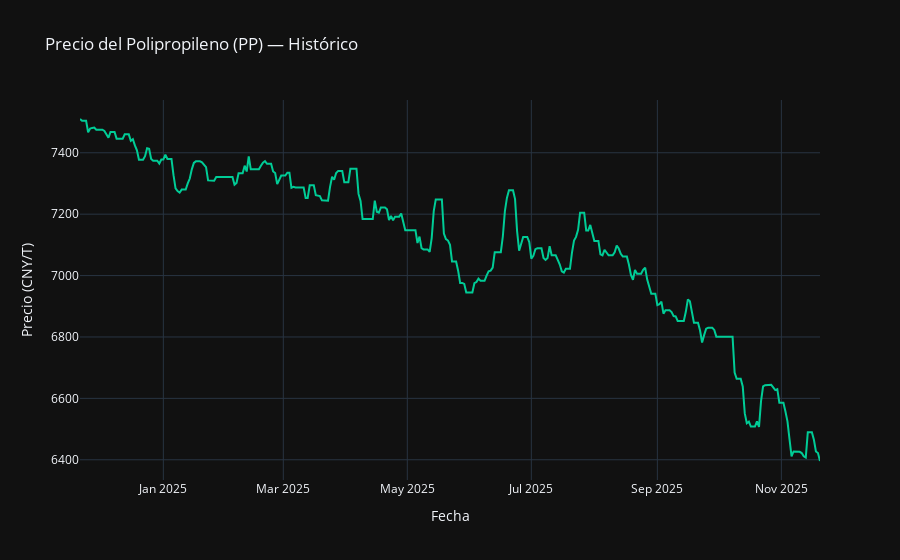

The notebook cell saved with this chart:
### Code cell
import plotly.graph_objects as go

# Crear la figura
fig = go.Figure()

# Graficar los datos históricos
# Nota: Usamos df.index en 'x' porque hiciste set_index('Date')
fig.add_trace(go.Scatter(
    x=df.index,
    y=df['Price'],
    mode='lines',
    name='Precio Histórico',
    line=dict(color='#00CC96', width=2) # Color verde cian
))



# Configuración del diseño (Layout)
fig.update_layout(
    title="Precio del Polipropileno (PP) — Histórico",
    xaxis_title="Fecha",
    yaxis_title="Precio (CNY/T)",
    template="plotly_dark",      # Fondo oscuro
    hovermode="x unified",       # Muestra el valor al pasar el ratón
    legend=dict(
        orientation="h",         # Leyenda horizontal arriba
        yanchor="bottom",
        y=1.02,
        xanchor="right",
        x=1
    )
)

fig.show()

### Figure 1 — Plotly figure (JSON) as saved in the notebook; plotly's stock layout.template omitted (floating-point values rounded to 4 significant figures; data arrays with more than 128 entries replaced by an {"elided": "..."} marker saying what was removed)
{"data": [{"line": {"color": "#00CC96", "width": 2}, "mode": "lines", "name": "Precio Histórico", "type": "scatter", "x": {"elided": "365 str values"}, "y": {"elided": "365 float values"}}], "layout": {"hovermode": "x unified", "legend": {"orientation": "h", "x": 1, "xanchor": "right", "y": 1.02, "yanchor": "bottom"}, "title": {"text": "Precio del Polipropileno (PP) — Histórico"}, "xaxis": {"title": {"text": "Fecha"}}, "yaxis": {"title": {"text": "Precio (CNY/T)"}}}}
